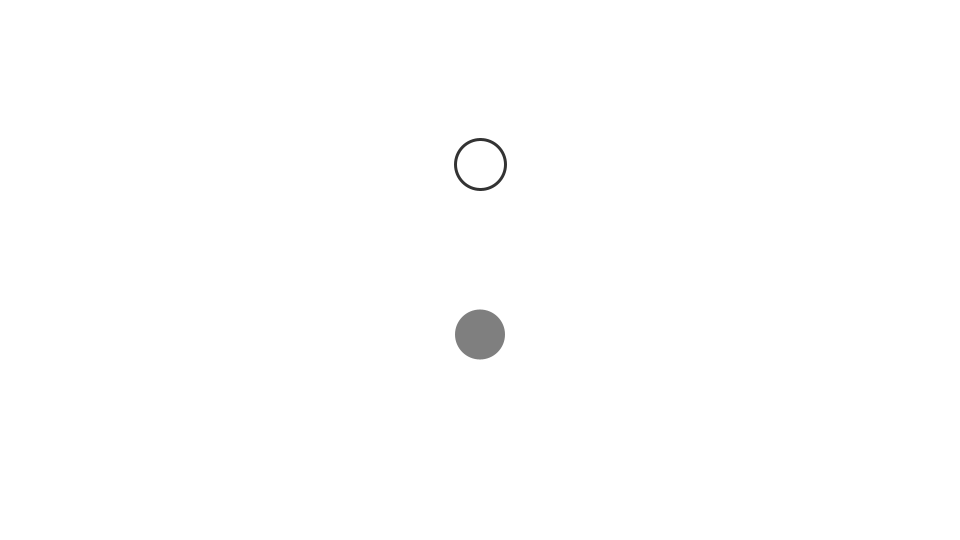
Frame 1 (no input)
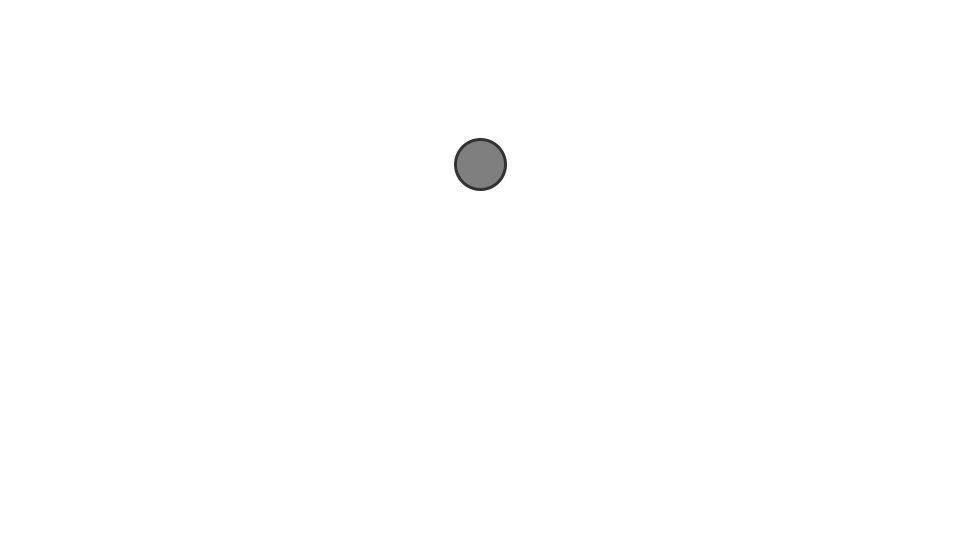
Frame 60 (the mouse pressed at the canvas centre just before this capture)
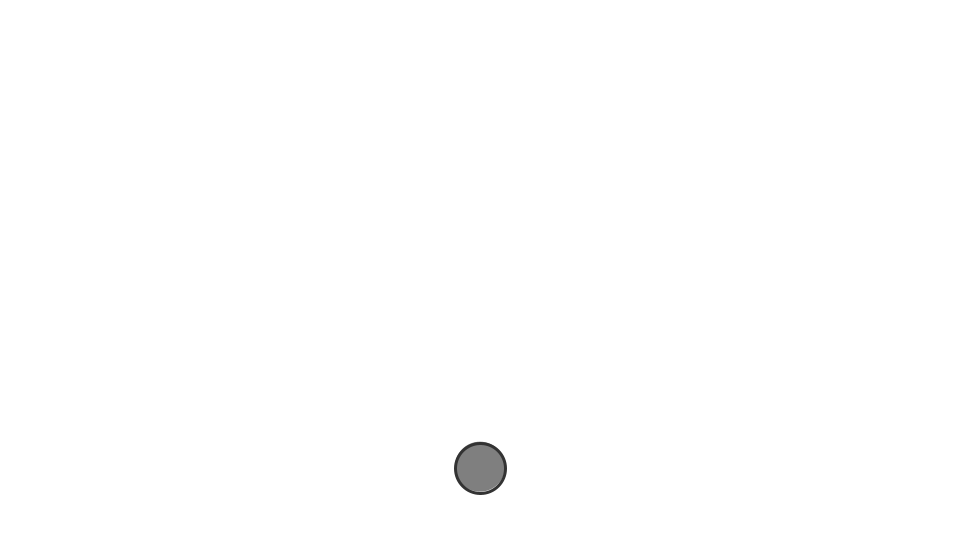
Frame 120 (the mouse held since frame 60 and released just before this capture)

The Processing sketch that drew these frames (run headless with seeded random() and noise(); from frame 60 on, the mouse is pressed at the canvas centre):

// Processing sketch: sketch_xxx_random_node_1
// ── sketch_xxx_random_node_1.pde
float x;
float y;
float ty;
float diameter;
float offset;
float easing = 0.1;

// setup関数 : 初回1度だけ実行される
void setup() {
  size(960, 540); // ウィンドウサイズを960px,540pxに
  colorMode(HSB, 360, 100, 100); // HSBでの色指定にする
  smooth(); // 描画を滑らかに

  diameter = 50;
  offset = diameter;

  x = width/2;
  y = random(offset, height-offset);
  ty = random(offset, height-offset);
}

// draw関数 : setup関数実行後繰り返し実行される
void draw() {
  background(0, 0, 100);

  fill(0, 0, 50);
  noStroke();
  ellipse(x, y, diameter, diameter);

  noFill();
  stroke(0, 0, 20);
  strokeWeight(3);
  ellipse(x, ty, diameter, diameter);

  y = lerp(y, ty, easing);
  if (abs(ty-y) < 0.1) {
    y = ty;
    ty = random(offset, height-offset);
  }
}
